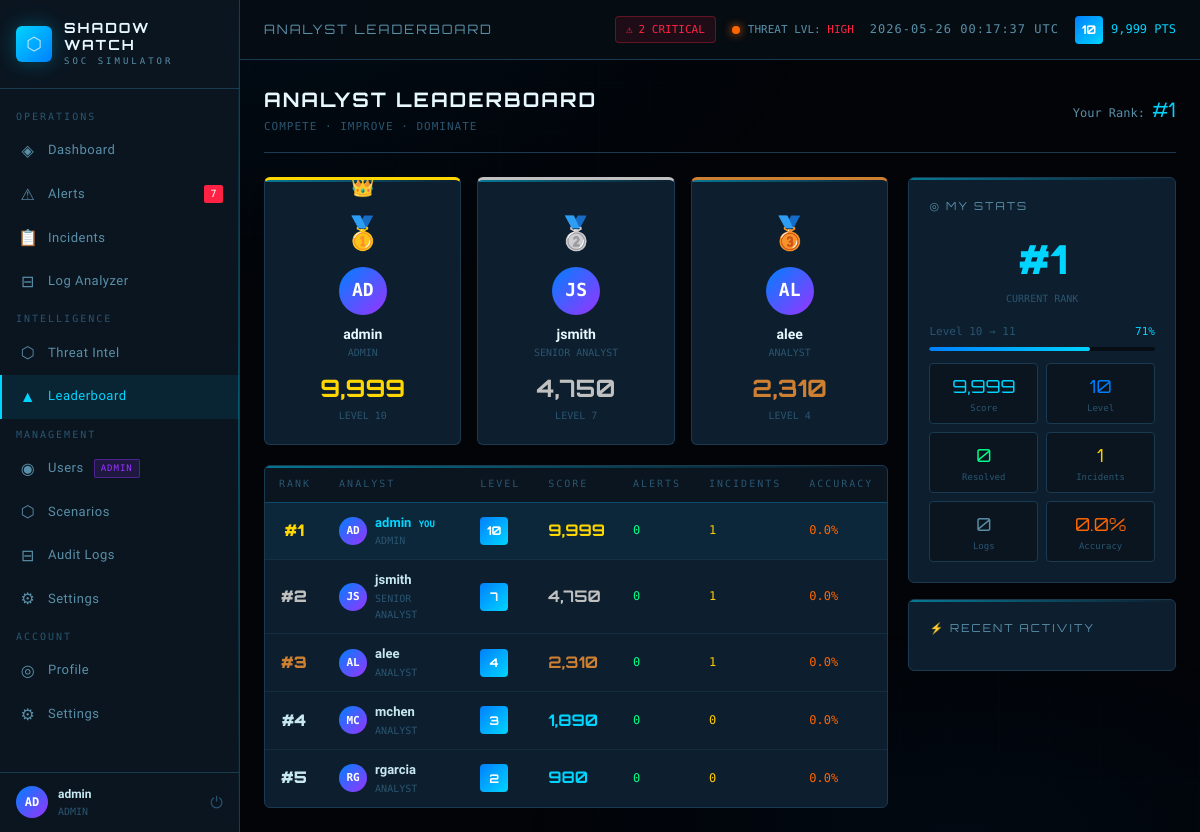
/leaderboard.php (signed in), run on the app's committed database.
### tables this page shows
CREATE TABLE IF NOT EXISTS users (
    id INT AUTO_INCREMENT PRIMARY KEY,
    username VARCHAR(50) UNIQUE NOT NULL,
    email VARCHAR(100) UNIQUE NOT NULL,
    password_hash VARCHAR(255) NOT NULL,
    role ENUM('analyst','senior_analyst','admin') DEFAULT 'analyst',
    score INT DEFAULT 0,
    level INT DEFAULT 1,
    preferences JSON DEFAULT NULL,
    is_active TINYINT(1) DEFAULT 1,
    last_login DATETIME DEFAULT NULL,
    created_at DATETIME DEFAULT CURRENT_TIMESTAMP,
    updated_at DATETIME DEFAULT CURRENT_TIMESTAMP ON UPDATE CURRENT_TIMESTAMP
);

### leaderboard.php (the view, shortened to what the rows shown need)
<?php
require_once __DIR__ . '/includes/header.php';
$leaderboard = db()->fetchAll("SELECT u.id, u.username, u.score, u.level, u.role, u.created_at,
    (SELECT COUNT(*) FROM alerts WHERE resolved_by = u.id) as total_alerts_resolved,
    (SELECT COUNT(*) FROM incidents WHERE created_by = u.id) as total_incidents_created,
    (SELECT COUNT(*) FROM system_logs WHERE analysed_by = u.id) as total_logs_analyzed,
    (SELECT COUNT(*) FROM score_events se WHERE se.user_id = u.id AND DATE(se.created_at) = CURDATE()) as events_today
    FROM users u
    WHERE u.is_active = 1
    ORDER BY u.score DESC");
$myStats = db()->fetchOne("SELECT * FROM users WHERE id = ?", [$_SESSION['user_id']]);
$levelInfo = getLevelProgress($myStats['score']);
?>
<div class="grid-7-3" style="gap:20px">
    <div>
        <div class="grid-3" style="margin-bottom:20px">
            <?php for ($i = 0; $i < min(3, count($leaderboard)); $i++):
                $u = $leaderboard[$i];
                $medals = ['🥇', '🥈', '🥉'];
                $colors = ['#FFD700', '#C0C0C0', '#CD7F32'];
            ?>
            <div class="card" style="text-align:center;border-top:3px solid <?= $colors[$i] ?>;position:relative">
                <?php if ($i === 0): ?>
                <div style="position:absolute;top:-10px;left:50%;transform:translateX(-50%);font-size:20px">👑</div>
                <?php endif; ?>
                <div style="margin-top:8px;font-size:32px"><?= $medals[$i] ?></div>
                <div class="user-avatar-sm" style="width:48px;height:48px;font-size:18px;margin:8px auto"><?= strtoupper(substr($u['username'], 0, 2)) ?></div>
                <div style="font-weight:700;font-size:14px;color:var(--text-bright)"><?= htmlspecialchars($u['username']) ?></div>
                <div style="font-family:var(--font-mono);font-size:10px;color:var(--text-dim);margin-bottom:8px"><?= strtoupper(str_replace('_', ' ', $u['role'])) ?></div>
                <div style="font-family:var(--font-display);font-size:24px;color:<?= $colors[$i] ?>;font-weight:700"><?= number_format($u['score']) ?></div>
                <div style="font-family:var(--font-mono);font-size:10px;color:var(--text-dim)">LEVEL <?= $u['level'] ?></div>
            </div>
            <?php endfor; ?>
        </div>
        <div class="card" style="padding:0">
            <div class="table-wrapper" style="border:none">
                <table>
                    <thead>
                        <tr>
                            <th>Rank</th>
                            <th>Analyst</th>
                            <th>Level</th>
                            <th>Score</th>
                            <th>Alerts</th>
                            <th>Incidents</th>
                            <th>Accuracy</th>
                        </tr>
                    </thead>
                    <tbody>
                        <?php foreach ($leaderboard as $i => $u):
                            $rank = $i + 1;
                            $isMe = $u['id'] == $_SESSION['user_id'];
                        ?>
                        <tr style="<?= $isMe ? 'background:rgba(0,212,255,0.05);' : '' ?>">
                            <td>
                                <div class="rank-num <?= $rank <= 3 ? 'rank-' . $rank : '' ?>">#<?= $rank ?></div>
                            </td>
                            <td>
                                <div class="flex flex-center gap-8">
                                    <div class="user-avatar-sm" style="width:28px;height:28px;font-size:11px"><?= strtoupper(substr($u['username'], 0, 2)) ?></div>
                                    <div>
                                        <div style="font-weight:600;<?= $isMe ? 'color:var(--accent-cyan)' : '' ?>">
                                            <?= htmlspecialchars($u['username']) ?>
                                            <?php if ($isMe): ?><span style="font-family:var(--font-mono);font-size:9px;color:var(--accent-cyan);margin-left:4px">YOU</span><?php endif; ?>
                                        </div>
                                        <div style="font-family:var(--font-mono);font-size:10px;color:var(--text-dim)"><?= strtoupper(str_replace('_',' ',$u['role'])) ?></div>
                                    </div>
                                </div>
                            </td>
                            <td>
                                <span class="level-badge"><?= $u['level'] ?></span>
                            </td>
                            <td style="font-family:var(--font-display);font-size:16px;font-weight:700;color:<?= $rank <= 3 ? ['#FFD700','#C0C0C0','#CD7F32'][$rank-1] : 'var(--accent-cyan)' ?>">
                                <?= number_format($u['score']) ?>
                            </td>
                            <td class="td-mono" style="color:var(--accent-green)"><?= number_format($u['total_alerts_resolved']) ?></td>
                            <td class="td-mono" style="color:var(--accent-yellow)"><?= number_format($u['total_incidents_created']) ?></td>
                            <td>
                                <div style="font-family:var(--font-mono);font-size:12px;color:<?= (0) >= 75 ? 'var(--accent-green)' : 'var(--accent-orange)' ?>">
                                    <?= number_format(0, 1) ?>%
                                </div>
                            </td>
                        </tr>
                        <?php endforeach; ?>
                    </tbody>
                </table>
            </div>
        </div>
    </div>
    <div style="display:flex;flex-direction:column;gap:16px">
        <div class="card">
            <div style="margin-bottom:12px">
                <div class="flex justify-between" style="font-family:var(--font-mono);font-size:11px;margin-bottom:6px">
                    <span style="color:var(--text-dim)">Level <?= $myStats['level'] ?> → <?= $myStats['level'] + 1 ?></span>
                    <span style="color:var(--accent-cyan)"><?= $levelInfo['progress'] ?>%</span>
                </div>
            </div>
        </div>
    </div>
</div>
<?php require_once __DIR__ . '/includes/footer.php'; ?>

### includes/header.php (shortened to what the rows shown need)
<?php
require_once __DIR__ . '/auth.php';
require_once __DIR__ . '/functions.php';
$currentUser = getCurrentUser();
$initials = strtoupper(substr($currentUser['username'], 0, 2));
?>
<!DOCTYPE html>
<html lang="en">
<head>
    <link rel="stylesheet" href="/shadowwatch/assets/css/app.css">
</head>
<body>
<div class="app-layout">
    <aside class="sidebar">
        <div class="sidebar-footer">
            <div class="user-mini">
                <div class="user-avatar-sm"><?= $initials ?></div>
                <div class="user-mini-info">
                    <div class="user-mini-name"><?= htmlspecialchars($currentUser['username']) ?></div>
                    <div class="user-mini-role"><?= strtoupper(str_replace('_', ' ', $currentUser['role'])) ?></div>
                </div>
                <a href="/shadowwatch/includes/logout.php" title="Logout" style="color:var(--text-dim);text-decoration:none;font-size:16px;margin-left:4px;" onclick="return confirm('Logout?')">⏻</a>
            </div>
        </div>
    </aside>
    <div class="main-content">
        <header class="topbar">
            <div class="topbar-right">
                <div class="flex-center gap-8">
                    <span class="level-badge" title="Level <?= $currentUser['level'] ?>"><?= $currentUser['level'] ?></span>
                    <span style="font-family:var(--font-mono);font-size:12px;color:var(--accent-cyan)"><?= number_format($currentUser['score']) ?> PTS</span>
                </div>
            </div>
        </header>
        <div class="page-content">

### data on the page
users: username "AD", username "admin", role "ADMIN", level "10", score "9,999", i "🥇", rank "1", shows "YOU", total_alerts_resolved "0", total_incidents_created "1", $myStats['level'] + 1 "11", score "71"
users: i "🥈", username "JS", username "jsmith", role "SENIOR ANALYST", score "4,750", level "7", rank "2", total_alerts_resolved "0", total_incidents_created "1"
users: i "🥉", username "AL", username "alee", role "ANALYST", score "2,310", level "4", rank "3", total_alerts_resolved "0", total_incidents_created "1"
users: rank "4", username "MC", username "mchen", role "ANALYST", level "3", score "1,890", total_alerts_resolved "0", total_incidents_created "0"
users: rank "5", username "RG", username "rgarcia", role "ANALYST", level "2", score "980", total_alerts_resolved "0", total_incidents_created "0"

### other printed values
$openAlerts "7"
$pageTitle "ANALYST LEADERBOARD"
$criticalAlerts "2"
$myRank "1"
$val "9,999"
$label "Score"
$val "10"
$label "Level"
$val "0"
$label "Resolved"
$val "1"
$label "Incidents"
$label "Logs"
$val "0.0%"
$label "Accuracy"
